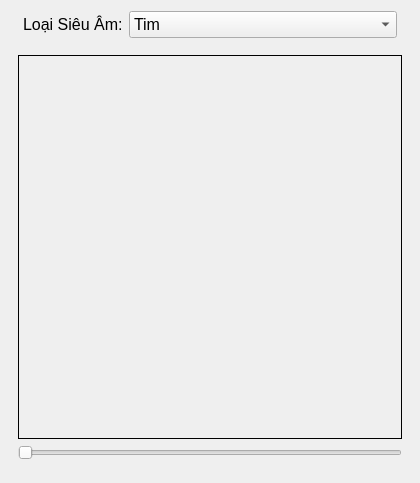
<?xml version="1.0" encoding="UTF-8"?>
<ui version="4.0">
 <class>UltraSonicPatient</class>
 <widget class="QFrame" name="UltraSonicPatient">
  <property name="geometry">
   <rect>
    <x>0</x>
    <y>0</y>
    <width>420</width>
    <height>483</height>
   </rect>
  </property>
  <property name="minimumSize">
   <size>
    <width>420</width>
    <height>483</height>
   </size>
  </property>
  <property name="windowTitle">
   <string>Frame</string>
  </property>
  <layout class="QVBoxLayout" name="verticalLayout_3">
   <item>
    <layout class="QHBoxLayout" name="horizontalLayout_2">
     <item>
      <spacer name="horizontalSpacer">
       <property name="orientation">
        <enum>Qt::Horizontal</enum>
       </property>
       <property name="sizeHint" stdset="0">
        <size>
         <width>40</width>
         <height>20</height>
        </size>
       </property>
      </spacer>
     </item>
     <item>
      <layout class="QHBoxLayout" name="horizontalLayout">
       <item>
        <widget class="QLabel" name="label">
         <property name="font">
          <font>
           <pointsize>12</pointsize>
          </font>
         </property>
         <property name="text">
          <string>Loại Siêu Âm:</string>
         </property>
        </widget>
       </item>
       <item>
        <widget class="QComboBox" name="comboUltraSonicType">
         <property name="minimumSize">
          <size>
           <width>268</width>
           <height>0</height>
          </size>
         </property>
         <property name="font">
          <font>
           <pointsize>12</pointsize>
          </font>
         </property>
         <item>
          <property name="text">
           <string>Tim</string>
          </property>
         </item>
         <item>
          <property name="text">
           <string>Thai Nhi</string>
          </property>
         </item>
         <item>
          <property name="text">
           <string>Gan Mật</string>
          </property>
         </item>
        </widget>
       </item>
      </layout>
     </item>
     <item>
      <spacer name="horizontalSpacer_2">
       <property name="orientation">
        <enum>Qt::Horizontal</enum>
       </property>
       <property name="sizeHint" stdset="0">
        <size>
         <width>40</width>
         <height>20</height>
        </size>
       </property>
      </spacer>
     </item>
    </layout>
   </item>
   <item>
    <layout class="QHBoxLayout" name="horizontalLayout_3">
     <item>
      <spacer name="horizontalSpacer_3">
       <property name="orientation">
        <enum>Qt::Horizontal</enum>
       </property>
       <property name="sizeHint" stdset="0">
        <size>
         <width>40</width>
         <height>20</height>
        </size>
       </property>
      </spacer>
     </item>
     <item>
      <layout class="QVBoxLayout" name="verticalLayout_2">
       <property name="spacing">
        <number>6</number>
       </property>
       <item>
        <spacer name="verticalSpacer">
         <property name="orientation">
          <enum>Qt::Vertical</enum>
         </property>
         <property name="sizeHint" stdset="0">
          <size>
           <width>20</width>
           <height>40</height>
          </size>
         </property>
        </spacer>
       </item>
       <item>
        <layout class="QVBoxLayout" name="verticalLayout">
         <item>
          <widget class="QLabel" name="lbUltraSonicImg">
           <property name="minimumSize">
            <size>
             <width>384</width>
             <height>384</height>
            </size>
           </property>
           <property name="maximumSize">
            <size>
             <width>384</width>
             <height>384</height>
            </size>
           </property>
           <property name="frameShape">
            <enum>QFrame::Box</enum>
           </property>
           <property name="text">
            <string/>
           </property>
          </widget>
         </item>
         <item>
          <widget class="QSlider" name="hSlider">
           <property name="minimumSize">
            <size>
             <width>384</width>
             <height>0</height>
            </size>
           </property>
           <property name="maximumSize">
            <size>
             <width>384</width>
             <height>16777215</height>
            </size>
           </property>
           <property name="minimum">
            <number>1</number>
           </property>
           <property name="orientation">
            <enum>Qt::Horizontal</enum>
           </property>
          </widget>
         </item>
        </layout>
       </item>
       <item>
        <spacer name="verticalSpacer_2">
         <property name="orientation">
          <enum>Qt::Vertical</enum>
         </property>
         <property name="sizeHint" stdset="0">
          <size>
           <width>20</width>
           <height>40</height>
          </size>
         </property>
        </spacer>
       </item>
      </layout>
     </item>
     <item>
      <spacer name="horizontalSpacer_4">
       <property name="orientation">
        <enum>Qt::Horizontal</enum>
       </property>
       <property name="sizeHint" stdset="0">
        <size>
         <width>40</width>
         <height>20</height>
        </size>
       </property>
      </spacer>
     </item>
    </layout>
   </item>
  </layout>
 </widget>
 <resources/>
 <connections/>
</ui>
